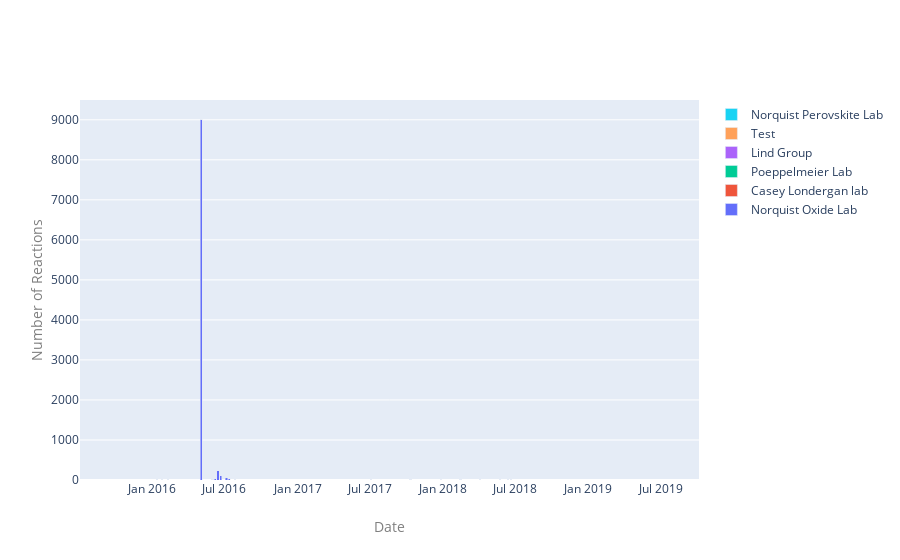

The code cell stored with this chart in its notebook:
### Code cell
import plotly.graph_objects as go

fig = go.Figure()
for label in df.columns.values[1:]:
    fig.add_trace(go.Bar(x=df['date'], y=df[label], name=label))


    
# Change the bar mode
fig.update_layout(
    barmode='stack',
    xaxis=go.layout.XAxis(
        title=go.layout.xaxis.Title(
            text="Date",
            font=dict(
                size=14,
                color="#7f7f7f"
            )
        )
    ),
    yaxis=go.layout.YAxis(
        title=go.layout.yaxis.Title(
            text="Number of Reactions",
            font=dict(
                size=14,
                color="#7f7f7f"
            )
        )
    )
)
fig.show()

### Figure 1 — Plotly figure (JSON) as saved in the notebook; plotly's stock layout.template omitted (floating-point values rounded to 4 significant figures; data arrays with more than 128 entries replaced by an {"elided": "..."} marker saying what was removed)
{"data": [{"name": "Norquist Oxide Lab", "type": "bar", "x": {"elided": "222 str values"}, "y": {"elided": "222 int values"}}, {"name": "Casey Londergan lab", "type": "bar", "x": {"elided": "222 str values"}, "y": {"elided": "222 int values"}}, {"name": "Poeppelmeier Lab", "type": "bar", "x": {"elided": "222 str values"}, "y": {"elided": "222 int values"}}, {"name": "Lind Group", "type": "bar", "x": {"elided": "222 str values"}, "y": {"elided": "222 int values"}}, {"name": "Test", "type": "bar", "x": {"elided": "222 str values"}, "y": {"elided": "222 int values"}}, {"name": "Norquist Perovskite Lab", "type": "bar", "x": {"elided": "222 str values"}, "y": {"elided": "222 int values"}}], "layout": {"barmode": "stack", "xaxis": {"title": {"font": {"color": "#7f7f7f", "size": 14}, "text": "Date"}}, "yaxis": {"title": {"font": {"color": "#7f7f7f", "size": 14}, "text": "Number of Reactions"}}}}
